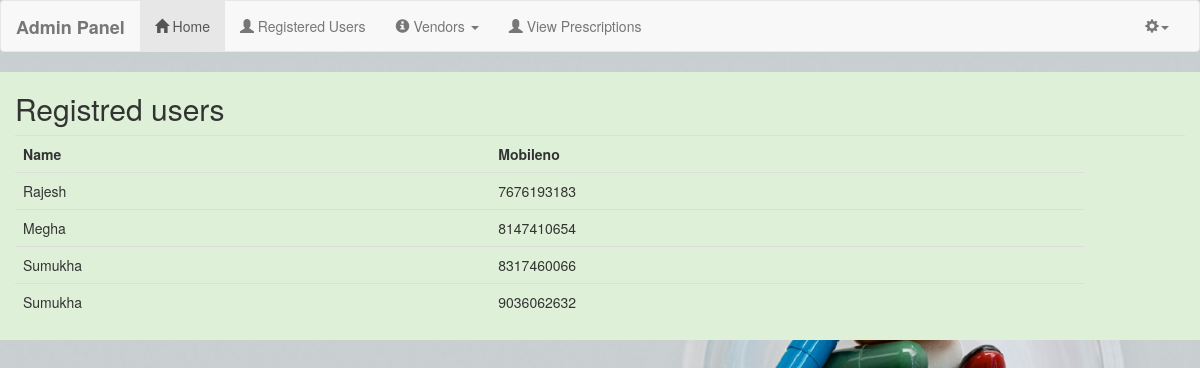
Before: /showusers.php with the older database file.
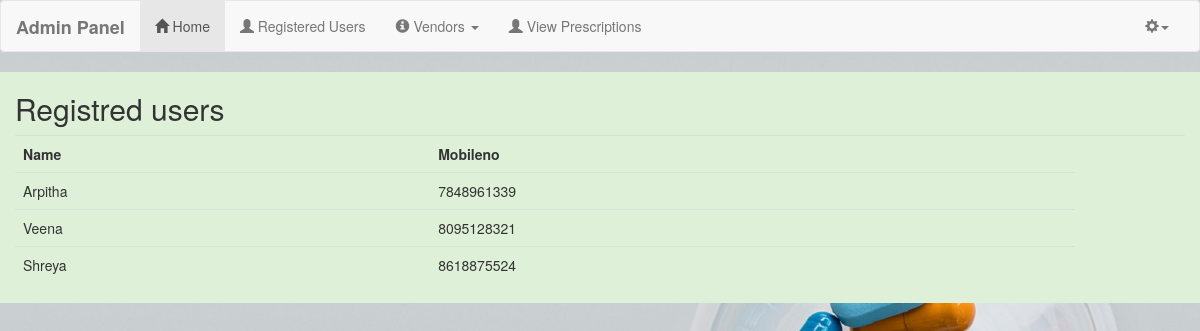
After: the same page with the newer database file.
### tables this page shows
CREATE TABLE IF NOT EXISTS `signup` (
  `mobno` varchar(10) NOT NULL,
  `name` varchar(100) NOT NULL,
  `pwd` varchar(20) NOT NULL,
  `addr` varchar(500) NOT NULL,
  PRIMARY KEY (`mobno`)
);

### db.php (called while the page is built, shortened)
<?php
	function execute( $sql )
	{
			$conn=mysqli_connect('localhost','root','','medicomart');
			$res=$conn->query( $sql );
			return $res;
	}
?>

### showusers.php (the view)
<?php
	include_once('adminnavbar.php');
	include_once('db.php');
	$sql="select * from signup";
	$res=execute( $sql );
?>
<div class="bg-success" >
<div class="container" >
<div class="row">
<div class="table-responsive" >
<h2>Registred users</h2>
<table class="table" >
<tr>
<th>Name</th><th>Mobileno</th><th>
</tr>
<?php
while( $row=$res->fetch_object() )
{
?>
<tr>
<td>
<?php echo $row->name ?>
</td>
<td>
<?php echo $row->mobno ?>
</td>
</tr>
<?php
}
?>
</table>
</div>
</div>
</div>
</div>

### adminnavbar.php (shortened to what this page needs)
<!DOCTYPE html>
<html lang="en">
  <head>
    <link href="css/bootstrap.min.css" rel="stylesheet">
    </head>
	<body style="background-color:#c9ced1" >
	<nav class="navbar navbar-default ">
  <div class="container-fluid">
    <div class="navbar-header">
      <a class="navbar-brand" href="adminhomepage.php"><strong>Admin Panel</strong></a>
    </div>
    <div class="collapse navbar-collapse" id="bs-example-navbar-collapse-1">
      <ul class="nav navbar-nav">
        <li class="active"><a href="adminhomepage.php"><span class="glyphicon glyphicon-home"></span>&nbsp;Home <span class="sr-only">(current)</span></a></li>
        <li><a href="showusers.php"><span class="glyphicon glyphicon-user"></span>&nbsp;Registered Users</a></li>
        <li class="dropdown">
          <a href="#" class="dropdown-toggle" data-toggle="dropdown" role="button" aria-haspopup="true" aria-expanded="false"><span class="glyphicon glyphicon-info-sign"></span>&nbsp;Vendors <span class="caret"></span></a>
		   <li><a href="showprescriptions.php"><span class="glyphicon glyphicon-user"></span>&nbsp;View Prescriptions</a></li>
        </li>
      </ul>
      <ul class="nav navbar-nav navbar-right">
        <li class="dropdown">
          <a href="#" class="dropdown-toggle" data-toggle="dropdown" role="button" aria-haspopup="true" aria-expanded="false"><span class="glyphicon glyphicon-cog"></span><span class="caret"></span></a>
        </li>
      </ul>
    </div>
  </div>
</nav>

### adminnavbar.php (style rules this page uses)
body { background-image:url(img/bgi2.jpg); background-size:cover; background-repeat:no-repeat; }

Changed rows visible on the page:
removed signup: name "Rajesh", mobno "7676193183"
removed signup: name "Megha", mobno "8147410654"
removed signup: name "Sumukha", mobno "8317460066"
removed signup: name "Sumukha", mobno "9036062632"
added signup: name "Arpitha", mobno "7848961339"
added signup: name "Veena", mobno "8095128321"
added signup: name "Shreya", mobno "8618875524"
